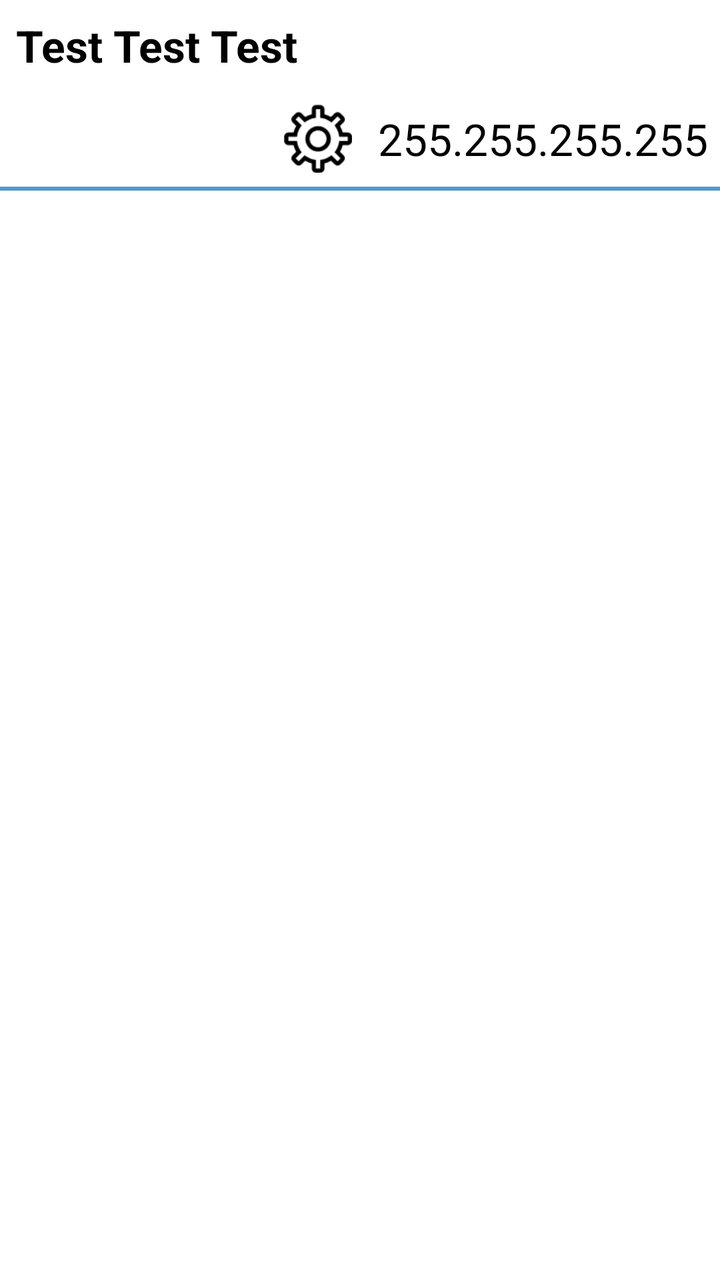
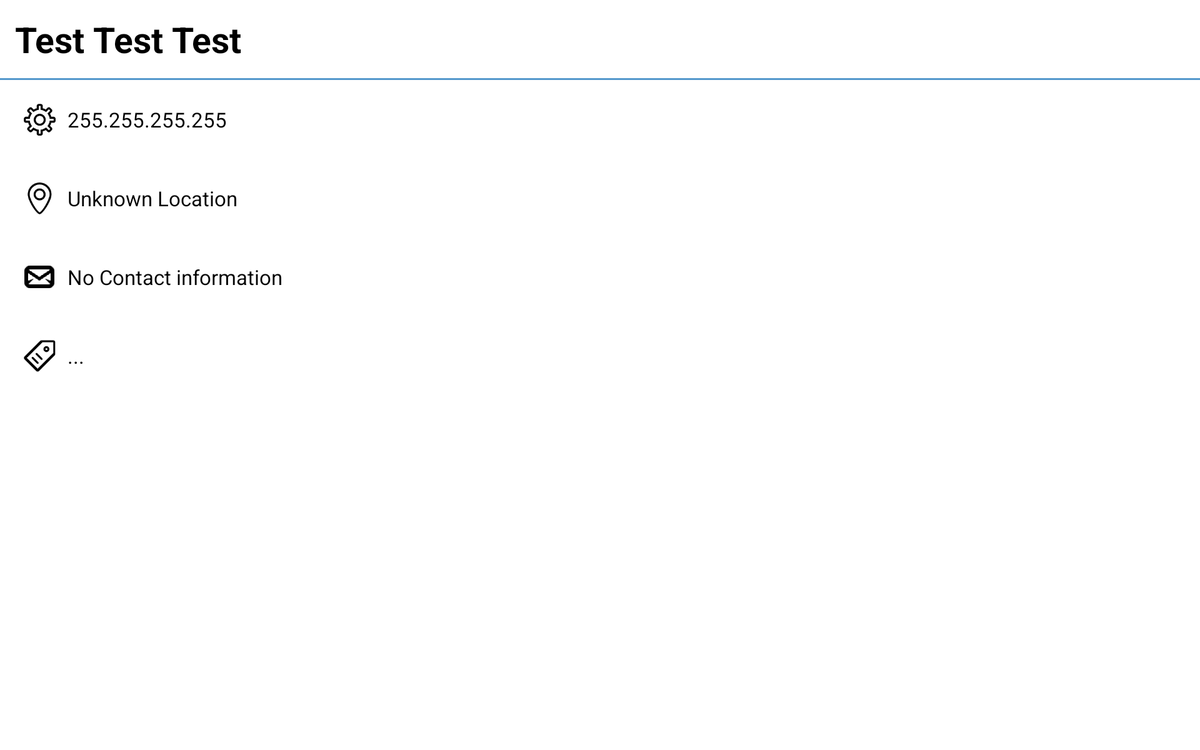

First picture: res/layout/ on a phone held upright. Second picture: the repository's own variant of that layout, on a device whose configuration matches the variant's folder. Source for both follows.
<!-- AndroidManifest.xml: application theme ColdStart -->
<!-- res/layout/fragment_trap_detail.xml -->
<RelativeLayout
    android:layout_width="fill_parent"
    android:layout_height="fill_parent"
    xmlns:android="http://schemas.android.com/apk/res/android">


    <TextView xmlns:android="http://schemas.android.com/apk/res/android"
              xmlns:tools="http://schemas.android.com/tools"
              android:id="@+id/hostname"
              style="?android:attr/textAppearanceLarge"
              android:layout_width="fill_parent"
              android:layout_height="wrap_content"
              android:padding="8dp"
              android:textIsSelectable="true"
              tools:context=".TrapDetailFragment"
              android:text="Test Test Test"
              android:textStyle="bold"
              android:layout_alignParentRight="true"
              android:paddingBottom="2dp"/>

    <LinearLayout
        android:layout_width="wrap_content"
        android:layout_height="wrap_content"
        android:layout_gravity="left|center_vertical"
        android:padding="6dp"
        android:layout_below="@+id/hostname"
        android:id="@+id/IPDetailsHolder"
        android:paddingLeft="32dp"
        android:layout_alignParentRight="true">

        <ImageView
            android:layout_width="wrap_content"
            android:layout_height="wrap_content"
            android:id="@+id/imageView"
            android:layout_gravity="center"
            android:src="@drawable/ic_ipaddress" />

        <TextView
            android:layout_width="wrap_content"
            android:layout_height="wrap_content"
            android:textAppearance="?android:attr/textAppearanceLarge"
            android:text="255.255.255.255"
            android:id="@+id/IPAddress"
            android:layout_gravity="center_vertical"
            android:layout_marginLeft="12dp" />
    </LinearLayout>

    <View
        android:layout_width="fill_parent"
        android:layout_height="2dp"
        android:background="@color/AlphaBlue"
        android:layout_alignParentTop="false"
        android:layout_alignParentLeft="true"
        android:layout_below="@+id/IPDetailsHolder"
        android:id="@+id/seperator"
        android:focusableInTouchMode="false"/>

    <ListView
        android:layout_width="fill_parent"
        android:layout_height="fill_parent"
        android:id="@+id/trap_list"
        android:layout_below="@+id/seperator"
        android:paddingTop="8dp"
        android:clipToPadding="false"
        android:dividerHeight="24dp"
        android:divider="@android:drawable/divider_horizontal_dim_dark"
        android:paddingRight="12dp"
        android:layout_alignParentRight="true"
        android:layout_marginLeft="8dp"
        android:layout_marginRight="8dp"/>

</RelativeLayout>
<!-- resources referenced by this layout -->
<resources>
  <color name="AlphaBlue">#ab0066b3</color>
  <!-- drawable ic_ipaddress: png bitmap (drawable-hdpi, 2378 bytes) -->
  <!-- from res/values-v11/ -->
  <style name="ColdStart" parent="android:Theme.Holo.Light.DarkActionBar">
  
      <item name="android:editTextBackground">@drawable/edit_text_holo_light</item>
  
      <item name="android:dropDownSpinnerStyle">@style/SpinnerColdStart</item>
  
      <item name="android:listChoiceBackgroundIndicator">@drawable/list_selector_holo_light</item>
  
      <item name="android:activatedBackgroundIndicator">@drawable/activated_background_holo_light</item>
  
      <item name="android:fastScrollThumbDrawable">@drawable/fastscroll_thumb_holo</item>
  
    </style>
  <!-- from res/values-v11/ -->
  <style name="SpinnerColdStart" parent="android:Widget.Holo.Light.Spinner">
        <item name="android:background">@drawable/spinner_background_holo_light</item>
        <item name="android:dropDownSelector">@drawable/list_selector_holo_light</item>
    </style>
</resources>
<!-- res/layout-sw729dp-land/fragment_trap_detail.xml (the author's variant of the layout above) -->
<!-- drawn on a large tablet held sideways -->
<RelativeLayout
    android:layout_width="fill_parent"
    android:layout_height="fill_parent"
    xmlns:android="http://schemas.android.com/apk/res/android">


    <TextView xmlns:android="http://schemas.android.com/apk/res/android"
        xmlns:tools="http://schemas.android.com/tools"
        android:id="@+id/hostname"
        style="?android:attr/textAppearanceLarge"
        android:layout_width="fill_parent"
        android:layout_height="wrap_content"
        android:padding="16dp"
        android:textIsSelectable="true"
        tools:context=".TrapDetailFragment"
        android:textSize="38dp"
        android:text="Test Test Test"
        android:textStyle="bold"
        android:layout_alignParentRight="true" />
    <View
        android:layout_width="fill_parent"
        android:layout_height="2dp"
        android:background="@color/AlphaBlue"
        android:layout_alignParentTop="false"
        android:layout_alignParentLeft="true"
        android:layout_below="@+id/hostname"
        android:id="@+id/seperator"/>

    <ListView
        android:layout_width="480dp"
        android:layout_height="fill_parent"
        android:id="@+id/trap_list"
        android:layout_alignParentRight="true"
        android:layout_marginRight="8dp"
        android:layout_below="@+id/seperator"
        android:paddingTop="8dp"
        android:clipToPadding="false"
        android:dividerHeight="24dp"
        android:divider="@android:drawable/divider_horizontal_dim_dark"
        android:paddingRight="12dp"/>

    <LinearLayout
        android:orientation="vertical"
        android:layout_width="fill_parent"
        android:layout_height="fill_parent"
        android:layout_below="@+id/seperator"
        android:layout_alignParentLeft="true"
        android:layout_toLeftOf="@+id/trap_list">

        
        <LinearLayout
            android:layout_width="wrap_content"
            android:layout_height="wrap_content"
            android:layout_gravity="left|center_vertical"
            android:padding="24dp">

            <ImageView
                android:layout_width="wrap_content"
                android:layout_height="wrap_content"
                android:id="@+id/imageView"
                android:layout_gravity="center"
                android:src="@drawable/ic_ipaddress" />

            <TextView
                android:layout_width="wrap_content"
                android:layout_height="wrap_content"
                android:textAppearance="?android:attr/textAppearanceLarge"
                android:text="255.255.255.255"
                android:id="@+id/IPAddress"
                android:layout_gravity="center_vertical"
                android:layout_marginLeft="12dp" />
        </LinearLayout>

        
        <LinearLayout
            android:layout_width="wrap_content"
            android:layout_height="wrap_content"
            android:layout_gravity="left|center_vertical"
            android:padding="24dp">

            <ImageView
                android:layout_width="wrap_content"
                android:layout_height="wrap_content"
                android:id="@+id/imageView"
                android:layout_gravity="center"
                android:src="@drawable/ic_location" />

            <TextView
                android:layout_width="wrap_content"
                android:layout_height="wrap_content"
                android:textAppearance="?android:attr/textAppearanceLarge"
                android:text="Unknown Location"
                android:id="@+id/Location"
                android:layout_gravity="center_vertical"
                android:layout_marginLeft="12dp" />
        </LinearLayout>

        
        <LinearLayout
            android:layout_width="wrap_content"
            android:layout_height="wrap_content"
            android:layout_gravity="left|center_vertical"
            android:padding="24dp">

            <ImageView
                android:layout_width="wrap_content"
                android:layout_height="wrap_content"
                android:id="@+id/imageView"
                android:layout_gravity="center"
                android:src="@drawable/ic_contact" />

            <TextView
                android:layout_width="wrap_content"
                android:layout_height="wrap_content"
                android:textAppearance="?android:attr/textAppearanceLarge"
                android:text="No Contact information"
                android:id="@+id/Contact"
                android:layout_gravity="center_vertical"
                android:layout_marginLeft="12dp" />
        </LinearLayout>

        
        <LinearLayout
            android:layout_width="wrap_content"
            android:layout_height="wrap_content"
            android:layout_gravity="left|center_vertical"
            android:padding="24dp">

            <ImageView
                android:layout_width="wrap_content"
                android:layout_height="wrap_content"
                android:id="@+id/imageView"
                android:layout_gravity="center"
                android:src="@drawable/ic_description" />

            <TextView
                android:layout_width="wrap_content"
                android:layout_height="wrap_content"
                android:textAppearance="?android:attr/textAppearanceLarge"
                android:text="..."
                android:id="@+id/Description"
                android:layout_gravity="center_vertical"
                android:layout_marginLeft="12dp" />
        </LinearLayout>

    </LinearLayout>

</RelativeLayout>
<!-- resources referenced by the variant -->
<!-- as a large tablet held sideways resolves them -->
<resources>
  <color name="AlphaBlue">#ab0066b3</color>
  <!-- drawable ic_contact: png bitmap (drawable-hdpi, 1111 bytes) -->
  <!-- drawable ic_description: png bitmap (drawable-hdpi, 1784 bytes) -->
  <!-- drawable ic_ipaddress: png bitmap (drawable-hdpi, 2378 bytes) -->
  <!-- drawable ic_location: png bitmap (drawable-hdpi, 2121 bytes) -->
  <!-- from res/values-v11/ -->
  <style name="ColdStart" parent="android:Theme.Holo.Light.DarkActionBar">
  
      <item name="android:editTextBackground">@drawable/edit_text_holo_light</item>
  
      <item name="android:dropDownSpinnerStyle">@style/SpinnerColdStart</item>
  
      <item name="android:listChoiceBackgroundIndicator">@drawable/list_selector_holo_light</item>
  
      <item name="android:activatedBackgroundIndicator">@drawable/activated_background_holo_light</item>
  
      <item name="android:fastScrollThumbDrawable">@drawable/fastscroll_thumb_holo</item>
  
    </style>
  <!-- from res/values-v11/ -->
  <style name="SpinnerColdStart" parent="android:Widget.Holo.Light.Spinner">
        <item name="android:background">@drawable/spinner_background_holo_light</item>
        <item name="android:dropDownSelector">@drawable/list_selector_holo_light</item>
    </style>
</resources>
